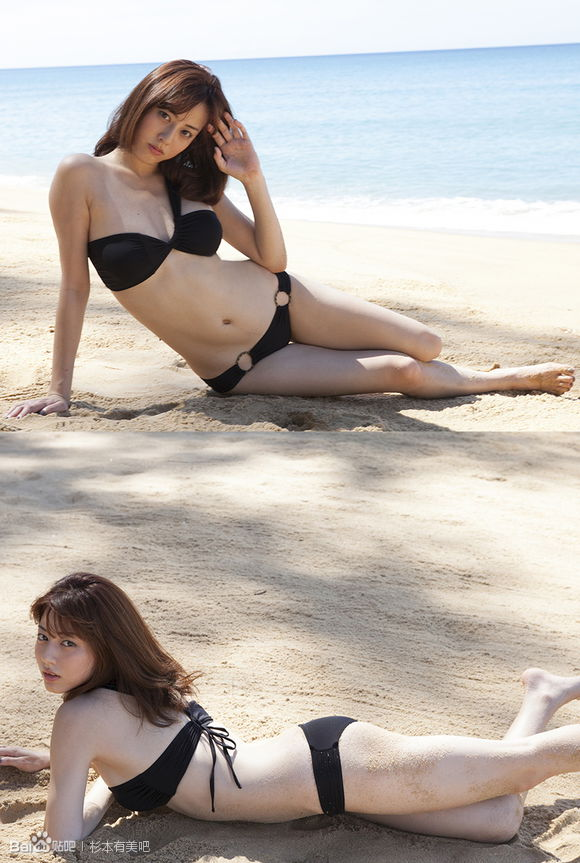
#> input picture PIL/test.jpg, 580 x 863 px
$ python characterPicture.py test.jpg ttt.jpg   (Python 2 division)
#> lines starting #> are read from the running program, lines starting #| are printed output that depends on the picture
#encoding:utf-8
import Image
import sys

color = 'MNHQ$OC?7>!:-;.'
size = 200,200


def main():
	if len(sys.argv)<=2:
		print('Need <input img path> <output html path>')
		return
	img = Image.open(sys.argv[1])#获取图片
#> img is the input picture: PIL image 580x863 RGB; mean R, G, B 187.7, 179.2, 172.3
	size = img.size
#> size = (580, 863)
	img = img.resize(size)#修改大小
	img = img.convert('L')#转化成黑白图片
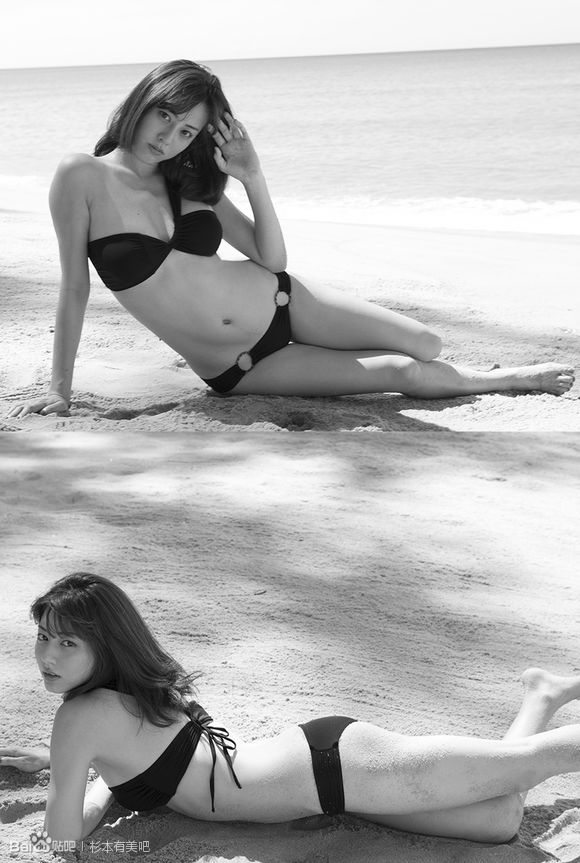
#> img: PIL image 580x863 L; min 0, max 255, mean 180.9
	pix = img.load()#加载，获取像素
	#构造字符画
	width,height = img.size
#> width = 580; height = 863
	result = ''
	for j in xrange(height):
		for i in xrange(width):
			#加两次，图片宽一点
			result += color[int(pix[i, j]) * 14 / 255]+color[int(pix[i, j]) * 14 / 255]
		result+='<br />'
	html_head = '''
    <html>
		<head>
			<style type="text/css">
			 body {font-family:Monospace; font-size:5px;}
			</style>
		</head>
		<body>
	'''
	html_tail = '</body></html>'
	file = open(sys.argv[2],'w')
	file.write(html_head+result+html_tail)
	file.close()
	img.show()

if __name__ == '__main__':
	main()
